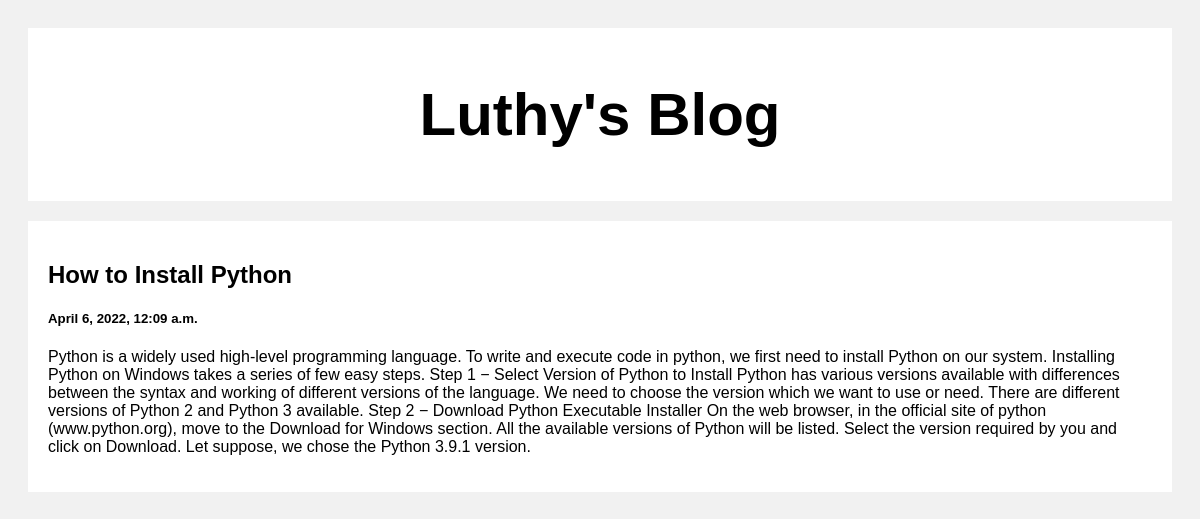
Screenshot of /post/3 with the database file from the repository.
### posts/models.py (models this page shows)
class Post(models.Model):
    title = models.CharField(max_length = 1000)
    body = models.CharField(max_length = 1000000)
    created_at = models.DateTimeField(default= datetime.now, blank=True)

### posts/views.py (the view)
# urls.py: path('post/<str:pk>', views.post, name= 'post')
def post(request, pk):
    posts = Post.objects.get(id = pk)
    return render(request, 'post.html',  {'posts' : posts})

### templates/post.html (shortened to what this page needs)
<!DOCTYPE html>
<html>
<head>
</head>
<body>
<div class="header">
  <h2>Luthy's Blog</h2>
</div>
<div class="row">
  <div class="leftcolumn">
    <div class="card">
      <h2>{{ posts.title}}</h2>
      <h5> {{posts.created_at}} </h5>
      <p> {{posts.body}} </p>
    </div>
  </div>
</div>
</body>
</html>

### templates/post.html (style rules this page uses)
* { box-sizing: border-box; }
body { font-family: Arial; padding: 20px; background: #f1f1f1; }
.header { padding: 2px; font-size: 40px; text-align: center; background: white; }
.leftcolumn { float: left; width: 100%; }
.card { background-color: white; padding: 20px; margin-top: 20px; }
.row:after { content: ""; display: table; clear: both; }

### rows the page displays
Post: title "How to Install Python", created_at "April 6, 2022, 12:09 a.m.", body "Python is a widely used high-level programming language. To write and execute code in python, we first need to install Python on our system. Installing Python on Windows takes a series of few easy steps. Step 1 − Select Version of Python to Install Python has various versions available with differences between the syntax and working of different versions of the language. We need to choose the version which we want to use or need. There are different versions of Python 2 and Python 3 available. Step 2 − Download Python Executable Installer On the web browser, in the official site of python (www.python.org), move to the Download for Windows section. All the available versions of Python will…"
